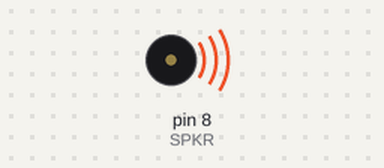
The sketch below on a simulated Arduino Uno, built with avr-gcc and run on an emulated ATmega328P. On the bench: buzzer (waves = sounding).

Above: at 0.4 s.
At 7.05 s:
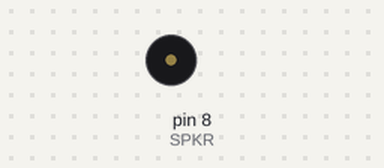
Timing chart, 0 to 8.2 s (numbered marks = the images above):
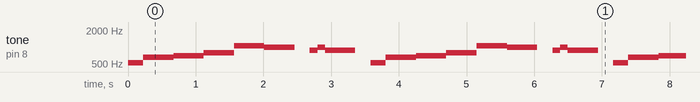

Measured:
- by itself, tone on pin 8 (SPKR): repeats every 3.6 s: 659 Hz 0.45 s, 698 Hz 0.45 s, 783 Hz 0.45 s, 1046 Hz 0.45 s, 987 Hz 0.45 s, silent 0.22 s, 880 Hz 0.11 s, 987 Hz 0.11 s, 880 Hz 0.45 s, silent 0.22 s, 523 Hz 0.22 s

The sketch:

speaker.ino
```cpp
#include "pitch.h"

#define SPKR 8     // pin for speaker power
#define BPM 134    // beats per minute
#define TIMESIG 4  // quarter note is one beat
#define NUM_NOTES 11

double note[] = {Cn5, En5, Fn5, Gn5, Cn6, Bn5, RST, An5, Bn5, An5, RST};
double dur[] = {8, 4, 4, 4, 4, 4, 8, 16, 16, 4, 8};

void setup(){
  Serial.begin(9600);
}

void loop(){
  double us_per_beat = 60*1000.0/BPM*1000;

  for(int i = 0; i < NUM_NOTES; i++){
    if(note[i]){
      tone(SPKR, note[i]);
    }else{
      noTone(SPKR);
    }

    double notes_per_beat = dur[i]/TIMESIG;
    long us_per_note = round(us_per_beat/notes_per_beat);
    unsigned int us_remainder = us_per_note % 1000;
    unsigned int ms_quotient = us_per_note / 1000;

    delay(ms_quotient);
    delayMicroseconds(us_remainder);
  }
}
```

pitch.h
```cpp
#define RST 0
#define Bn0 30.87
#define Cn1 32.70
#define Cs1 34.65
#define Dn1 36.71
#define Ds1 38.89
#define En1 41.20
#define Fn1 43.65
#define Fs1 46.25
#define Gn1 49.00
#define Gs1 51.91
#define An1 55.00
#define As1 58.27
#define Bn1 61.74
#define Cn2 65.41
#define Cs2 69.30
#define Dn2 73.42
#define Ds2 77.78
#define En2 82.41
#define Fn2 87.31
#define Fs2 92.50
#define Gn2 98.00
#define Gs2 103.83
#define An2 110.00
#define As2 116.54
#define Bn2 123.47
#define Cn3 130.81
#define Cs3 138.59
#define Dn3 146.83
#define Ds3 155.56
#define En3 164.81
#define Fn3 174.61
#define Fs3 185.00
#define Gn3 196.00
#define Gs3 207.65
#define An3 220.00
#define As3 233.08
#define Bn3 246.94
#define Cn4 261.63
#define Cs4 277.18
#define Dn4 293.66
#define Ds4 311.13
#define En4 330.63
#define Fn4 349.23
#define Fs4 369.99
#define Gn4 392.00
#define Gs4 415.30
#define An4 440.00
#define As4 466.16
#define Bn4 493.88
#define Cn5 523.25
#define Cs5 554.37
#define Dn5 587.33
#define Ds5 622.25
#define En5 659.25
#define Fn5 698.46
#define Fs5 739.99
#define Gn5 783.99
#define Gs5 830.61
#define An5 880.00
#define As5 932.33
#define Bn5 987.77
#define Cn6 1046.50
#define Cs6 1108.73
#define Dn6 1174.66
#define Ds6 1244.51
#define En6 1318.51
#define Fn6 1396.91
#define Fs6 1479.98
#define Gn6 1567.98
#define Gs6 1661.22
#define An6 1760.00
#define As6 1864.66
#define Bn6 1975.53
#define Cn7 2093.00
#define Cs7 2217.46
#define Dn7 2349.32
#define Ds7 2489.02
#define En7 2637.02
#define Fn7 2793.83
#define Fs7 2959.96
#define Gn7 3135.96
#define Gs7 3322.44
#define An7 3520.00
#define As7 3729.31
#define Bn7 3951.07
#define Cn8 4186.01
#define Cs8 4434.92
#define Dn8 4698.63
#define Ds8 4978.03
```
